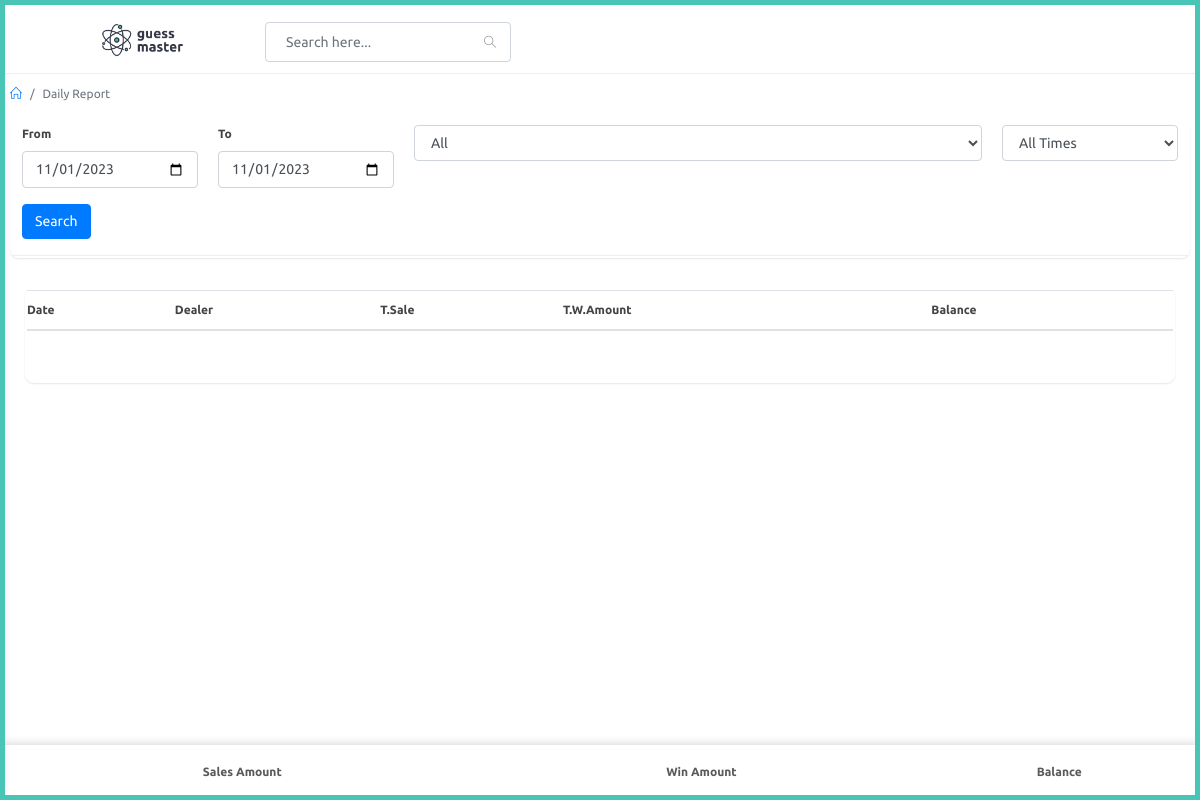
/adminapp/dailyreport, run on an earlier commit of the app's database.
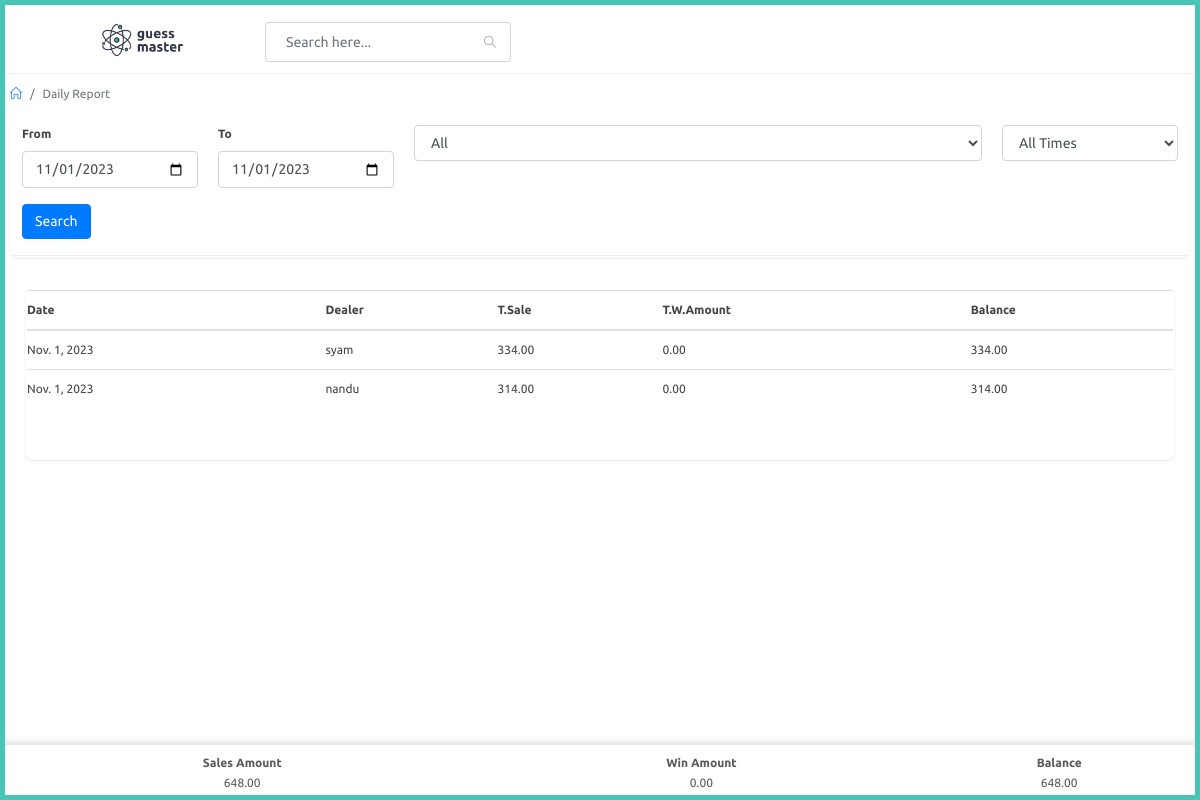
And on a later commit of the database.
### agent/models.py (models this page shows)
class Bill(models.Model):
    user = models.ForeignKey(User, on_delete=models.CASCADE)
    time_id = models.ForeignKey(PlayTime,on_delete=models.CASCADE,null=True)
    date = models.DateField()
    agent_games = models.ManyToManyField(AgentGame)
    dealer_games = models.ManyToManyField(DealerGame)
    total_c_amount = models.DecimalField(max_digits=10, decimal_places=2)
    total_d_amount = models.DecimalField(max_digits=10, decimal_places=2)
    total_count = models.DecimalField(max_digits=10, decimal_places=0)
    win_amount = models.DecimalField(max_digits=10,decimal_places=2,default=0)
    def __str__(self):
        return f'Bill for {self.user} on {self.date}'

### website/models.py (models this page shows, shortened)
class Agent(models.Model):
    user = models.OneToOneField(User,on_delete=models.CASCADE,related_name="agent")
    agent_name = models.CharField(max_length=100)
    phone_number = models.CharField(max_length=100)

class User(AbstractUser):
    is_agent = models.BooleanField("is agent", default=False)
    is_dealer = models.BooleanField("is dealer", default=False)

### adminapp/views.py (the view)
# urls.py: path('dailyreport',views.daily_report,name="dailyreport"),
def daily_report(request):
    agents = Agent.objects.filter().all()
    times = PlayTime.objects.filter().all()
    ist = pytz.timezone('Asia/Kolkata')
    current_date = timezone.now().astimezone(ist).date()
    print(current_date)
    print("this is working")
    total_winning = []
    total_balance = []
    if request.method == 'POST':
        select_dealer = request.POST.get('select-dealer')
        agent_instance = Agent.objects.get(id=select_dealer)
        select_time = request.POST.get('select-time')
        from_date = request.POST.get('from-date')
        to_date = request.POST.get('to-date')
        print(select_dealer, select_time, from_date, to_date)
        if select_dealer != 'all':
            if select_time != 'all':
                print("its agent")
                bills = Bill.objects.filter(Q(user__agent=agent_instance) | Q(user__dealer__agent=agent_instance),date__range=[from_date, to_date],time_id=select_time).all()
                print(bills)
                for bill in bills:
                    winnings = Winning.objects.filter(Q(agent__user=select_dealer) | Q(dealer__agent__user=select_dealer),bill=bill.id,date__range=[from_date, to_date],time=select_time)
                    print(winnings)
                    total_winning = sum(winning.prize for winning in winnings)
                    bill.win_amount += total_winning
                    if winnings != 0:
                        bill.total_d_amount = bill.total_c_amount - total_winning
                    else:
                        bill.total_d_amount = total_winning - bill.total_c_amount
                    total_winning = sum(bill.win_amount for bill in bills)
                    total_balance = sum(bill.total_d_amount for bill in bills)
                    total_c_amount = Bill.objects.filter(Q(user__agent=agent_instance) | Q(user__dealer__agent=agent_instance),date__range=[from_date, to_date],time_id=select_time).aggregate(total_c_amount=Sum('total_c_amount'))
                    context = {
                        'agents' : agents,
                        'times' : times,
                        'dealer_bills' : bills,
                        'total_c_amount': total_c_amount,
                        'total_winning' : total_winning,
                        'total_balance' : total_balance,
                        'selected_dealer' : select_dealer,
                        'selected_time' : select_time,
                    }
                    return render(request,'adminapp/daily_report.html',context)
            else:
                print("its agent")
                bills = Bill.objects.filter(Q(user__agent=agent_instance) | Q(user__dealer__agent=agent_instance),date__range=[from_date, to_date]).all()
                print(bills)
                for bill in bills:
                    winnings = Winning.objects.filter(Q(agent__user=select_dealer) | Q(dealer__agent__user=select_dealer),bill=bill.id,date__range=[from_date, to_date])
                    print(winnings)
                    total_winning = sum(winning.prize for winning in winnings)
                    bill.win_amount += total_winning
                    if winnings != 0:
                        bill.total_d_amount = bill.total_c_amount - total_winning
                    else:
                        bill.total_d_amount = total_winning - bill.total_c_amount
                    total_winning = sum(bill.win_amount for bill in bills)
                    total_balance = sum(bill.total_d_amount for bill in bills)
                    total_c_amount = Bill.objects.filter(Q(user__agent=agent_instance) | Q(user__dealer__agent=agent_instance),date__range=[from_date, to_date]).aggregate(total_c_amount=Sum('total_c_amount'))
                    context = {
                        'agents' : agents,
                        'times' : times,
                        'dealer_bills' : bills,
                        'total_c_amount': total_c_amount,
                        'total_winning' : total_winning,
                        'total_balance' : total_balance,
                        'selected_dealer' : select_dealer,
                        'selected_time' : 'all',
                    }
                    return render(request,'adminapp/daily_report.html',context)
        else:
            if select_time != 'all':
                print("its agent")
                bills = Bill.objects.filter(date__range=[from_date, to_date],time_id=select_time).all()
                print(bills)
                for bill in bills:
                    winnings = Winning.objects.filter(bill=bill.id,date__range=[from_date, to_date],time=select_time)
                    print(winnings)
                    total_winning = sum(winning.prize for winning in winnings)
                    bill.win_amount += total_winning
                    if winnings != 0:
                        bill.total_d_amount = bill.total_c_amount - total_winning
                    else:
                        bill.total_d_amount = total_winning - bill.total_c_amount
                    total_winning = sum(bill.win_amount for bill in bills)
                    total_balance = sum(bill.total_d_amount for bill in bills)
                    total_c_amount = Bill.objects.filter(date__range=[from_date, to_date],time_id=select_time).aggregate(total_c_amount=Sum('total_c_amount'))
                    context = {
                        'agents' : agents,
                        'times' : times,
                        'dealer_bills' : bills,
                        'total_c_amount': total_c_amount,
                        'total_winning' : total_winning,
                        'total_balance' : total_balance,
                        'selected_dealer' : 'all',
                        'selected_time' : select_time,
                    }
                    return render(request,'adminapp/daily_report.html',context)
            else:
                print("its agent")
                bills = Bill.objects.filter(date__range=[from_date, to_date]).all()
                print(bills)
                for bill in bills:
                    winnings = Winning.objects.filter(bill=bill.id,date__range=[from_date, to_date])
                    print(winnings)
                    total_winning = sum(winning.prize for winning in winnings)
                    bill.win_amount += total_winning
                    if winnings != 0:
                        bill.total_d_amount = bill.total_c_amount - total_winning
                    else:
                        bill.total_d_amount = total_winning - bill.total_c_amount
                    total_winning = sum(bill.win_amount for bill in bills)
                    total_balance = sum(bill.total_d_amount for bill in bills)
                    total_c_amount = Bill.objects.filter(date__range=[from_date, to_date]).aggregate(total_c_amount=Sum('total_c_amount'))
                    context = {
                        'agents' : agents,
                        'times' : times,
                        'dealer_bills' : bills,
                        'total_c_amount': total_c_amount,
                        'total_winning' : total_winning,
                        'total_balance' : total_balance,
                        'selected_dealer' : 'all',
                        'selected_time' : 'all',
                    }
                    return render(request,'adminapp/daily_report.html',context)
    else:
        bills = Bill.objects.filter(date=current_date).all()
        print(bills)
        for bill in bills:
            winnings = Winning.objects.filter(bill=bill.id,date=current_date)
            print(winnings)
            total_winning = sum(winning.prize for winning in winnings)
            bill.win_amount += total_winning
            if winnings != 0:
                bill.total_d_amount = bill.total_c_amount - total_winning
            else:
                bill.total_d_amount = total_winning - bill.total_c_amount
            total_winning = sum(bill.win_amount for bill in bills)
            total_balance = sum(bill.total_d_amount for bill in bills)
        total_c_amount = Bill.objects.filter(date=current_date).aggregate(total_c_amount=Sum('total_c_amount'))
        select_dealer = 'all'
        select_time = 'all'
        context = {
            'agents' : agents,
            'times' : times,
            'dealer_bills' : bills,
            'total_c_amount': total_c_amount,
            'total_winning' : total_winning,
            'total_balance' : total_balance,
            'selected_dealer' : select_dealer,
            'selected_time' : select_time,
        }
        return render(request,'adminapp/daily_report.html',context)

### templates/adminapp/daily_report.html (shortened to what the changed rows need)
{% extends 'adminapp/partials/base.html' %}
{% load static %}
{% block content %}
<div id="main-content">
    <div class="container-fluid">
        <div class="container-fluid">
            <div class="row clearfix">
                <div class="col-lg-12">
                    <div class="card">
                        <div class="body">
                            <div class="table-responsive">
                                <table class="table m-b-0">
                                    <thead>
                                        <tr>
                                            <th>Date</th>
                                            <th>Dealer</th>
                                            <th>T.Sale</th>
                                            <th>T.W.Amount</th>
                                            <th>Balance</th>
                                        </tr>
                                    </thead>
                                    <tbody>
                                        {% for bill in dealer_bills %}
                                            <tr>
                                                <td>{{ bill.date }}</td>
                                                {% if bill.user.agent %}
                                                    <td>{{ bill.user.agent.user }}</td>
                                                {% else %}
                                                    <td>{{ bill.user.dealer.agent.user }}</td>
                                                {% endif %}
                                                <td>{{ bill.total_c_amount }}</td>
                                                <td>{{ bill.win_amount }}</td>
                                                <td>{{ bill.total_d_amount }}</td>
                                            </tr>
                                        {% endfor %}
                                    </tbody>
                                </table>
                            </div>
                        </div>
                    </div>
                </div>
            </div>
        </div>
    </div>
    <nav class="navbar-bottom">
        <table>
            <thead>
                <tr>
                     <th class="th">Sales Amount</th>
                     <th class="th">Win Amount</th>
                     <th class="th">Balance</th>
                </tr>
            </thead>
            <tbody>
                <tr>
                    <td class="td">{{total_c_amount.total_c_amount|floatformat:2}}</td>
                    <td class="td">{{total_winning|floatformat:2 }}</td>
                    <td class="td">{{total_balance|floatformat:2 }}</td>
                </tr>
            </tbody>
        </table>
</nav>
    {% endblock %}

What changed in the data, as far as the page shows it:
added Bill: date "Nov. 1, 2023", user.agent.user "syam", total_c_amount "334.00", win_amount "0.00", total_d_amount "334.00"
added Bill: date "Nov. 1, 2023", user.agent.user "nandu", total_c_amount "314.00", win_amount "0.00", total_d_amount "314.00"
Also different on the page:
{{ total_c_amount.total_c_amount|floatformat:2 }}: (not shown) → "648.00"
{{ total_winning|floatformat:2 }}: (not shown) → "0.00"
{{ total_balance|floatformat:2 }}: (not shown) → "648.00"
